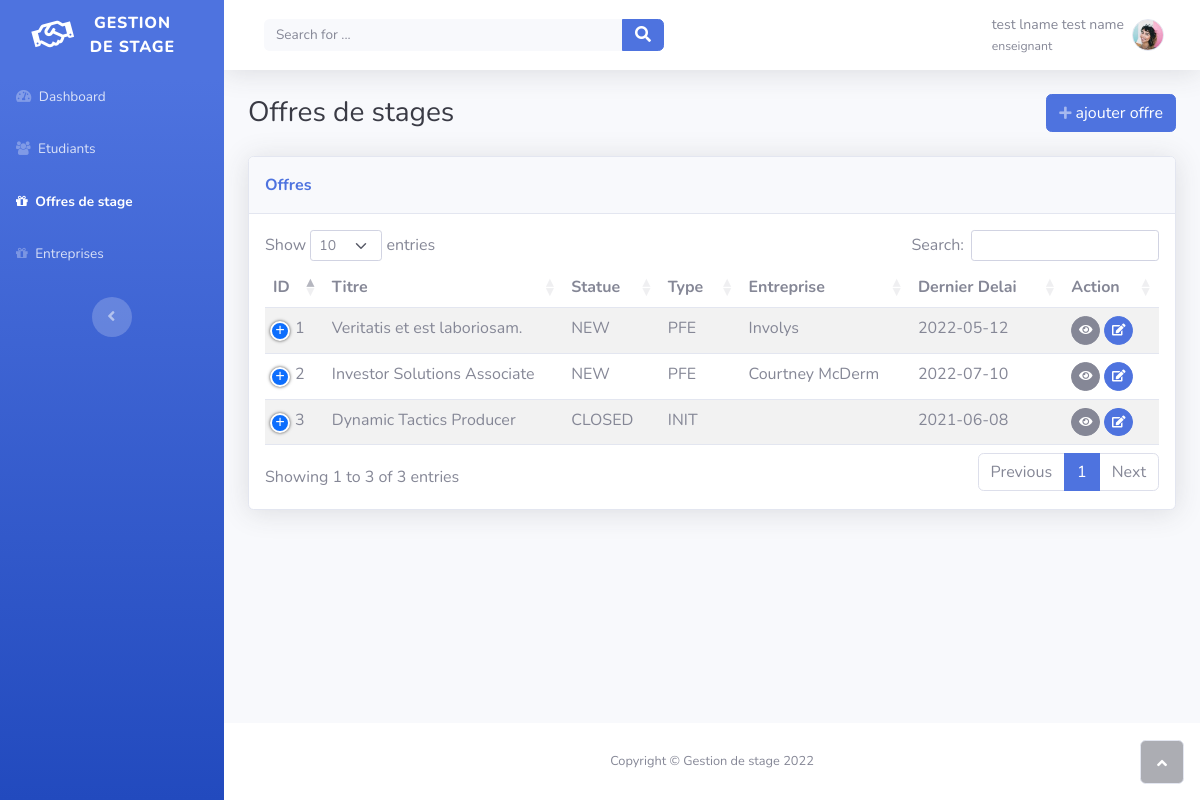
The page /offres (signed in) on the database its author committed.
### tables this page shows
CREATE TABLE `offre` (
  `id` int(11) NOT NULL,
  `created_date` datetime(6) NOT NULL DEFAULT current_timestamp(6),
  `delai_offre` date NOT NULL,
  `description` varchar(255) NOT NULL,
  `duree_stage` int(11) NOT NULL,
  `end_stage` date NOT NULL,
  `nbr_stagiaire` tinyint(5) UNSIGNED NOT NULL,
  `start_stage` date NOT NULL,
  `statue` enum('NEW','CLOSED','CANCELED','FULL') NOT NULL,
  `title` varchar(150) NOT NULL,
  `type_stage` enum('PFE','PFA','INIT','SUMMER') NOT NULL,
  `updated_date` datetime(6) DEFAULT NULL,
  `entreprise_id` int(11) NOT NULL,
  `formation_id` int(11) NOT NULL
);

CREATE TABLE `entreprise` (
  `id` int(11) NOT NULL,
  `domaine` varchar(50) NOT NULL,
  `email` varchar(80) NOT NULL,
  `logo` varchar(255) DEFAULT NULL,
  `short_name` varchar(15) DEFAULT NULL,
  `name` varchar(100) NOT NULL,
  `phone` varchar(15) DEFAULT NULL,
  `web_site` varchar(250) DEFAULT NULL,
  `description` varchar(512) DEFAULT NULL
);

### views/resp/offre.resp.php (the view, shortened to what this page needs)
<?php
$pdo = getDBConnection();
$curr_user = $_SESSION['user'];
?>
<!DOCTYPE html>
<html lang="fr">
<head>
    <link rel="stylesheet" href="/assets/bootstrap/css/bootstrap.min.css">
    <link rel="stylesheet" href="/assets/datatable/css/dataTables.bootstrap5.min.css">
    <link rel="stylesheet" href="/assets/datatable/css/responsive.bootstrap5.min.css">
    <link rel="stylesheet" href="/assets/fonts/fontawesome-all.min.css">
    <link rel="stylesheet" href="/assets/fonts/font-awesome.min.css">
    <link rel="stylesheet" href="/assets/fonts/fontawesome5-overrides.min.css">
</head>
<body id="page-top">
<div id="wrapper">
    <?php
    require_once 'parts/sidebar.php'
    ?>
    <div class="d-flex flex-column" id="content-wrapper" style="font-size: calc(0.5em + 1vmin);">
        <div id="content">
            <div class="container-fluid">
                <div class="d-flex d-sm-flex justify-content-between align-items-center mb-4">
                    <h3 class="text-dark mb-0">Offres de stages<br></h3>
                    <button class="btn btn-primary d-none d-sm-block d-md-block" type="button" data-bs-target="#modal-1"
                            data-bs-toggle="modal"><i class="fas fa-plus fa-sm text-white-50"></i>&nbsp;ajouter offre
                    </button>
                </div>
                <div class="card shadow">
                    <div class="card-header py-3">
                        <p class="text-primary m-0 fw-bold">Offres</p>
                    </div>
                    <div class="card-body">
                        <table id="myTable" class="table table-striped nowrap"
                               style="width:100%; font-size: calc(0.5em + 1vmin); ">
                            <thead>
                            <th>ID</th>
                            <th>Titre</th>
                            <th>Statue</th>
                            <th>Type</th>
                            <th>Entreprise</th>
                            <th>Dernier Delai</th>
                            <th class="all">Action</th>
                            </thead>
                            <?php
                            try {
                                $query = "SELECT o.id, o.created_date, o.delai_offre, o.description,
                                            o.duree_stage, o.end_stage, o.nbr_stagiaire, o.start_stage,
                                            o.statue, o.title, o.updated_date, o.formation_id,
                                            o.type_stage, e.short_name, e.name
                                            FROM offre o, entreprise e WHERE o.formation_id = :formation_id
                                            AND o.entreprise_id = e.id";
                                $stmt = $pdo->prepare($query);
                                $stmt->bindParam(':formation_id', $curr_user['formation_id']);
                                $stmt->execute();
                                $rows = $stmt->fetchAll(PDO::FETCH_ASSOC);
                                if (!empty($rows)) {
                                    foreach ($rows as $key => $value) {
                                        ?>
                                        <tr>
                                            <td><?php echo $value['id']; ?></td>
                                            <td><?php echo $value['title']; ?></td>
                                            <td><?php echo $value['statue']; ?></td>
                                            <td><?php echo $value['type_stage']; ?></td>
                                            <td data-bs-toggle="tooltip" title="<?php echo $value['name']; ?>">
                                                <?php echo $value['short_name']; ?>
                                            </td>
                                            <td><?php echo $value['delai_offre']; ?></td>
                                            <td>
                                                <a class="btn btn-secondary bg-secondary btn-circle btn-sm"
                                                   href="/offres/view?id=<?php echo $value['id']; ?>">
                                                    <i class="fas fa-eye"></i>
                                                </a>
                                                <a class="btn btn-primary bg-primary btn-circle btn-sm"
                                                   href="/offres/update?id=<?php echo $value['id']; ?>">
                                                    <i class="fas fa-edit"></i>
                                                </a>
                                            </td>
                                        </tr>
                                        <?php
                                    }
                                } else
                                    echo "Nothing found";
                            } catch (Exception $e) {
                                echo 'Erreur : ' . $e->getMessage();
                            }
                            ?>
                        </table>
                    </div>
                </div>
            </div>
        </div>
        <footer class="bg-white sticky-footer">
            <div class="container my-auto">
                <div class="text-center my-auto copyright"><span>Copyright © Gestion de stage 2022</span></div>
            </div>
        </footer>
    </div>
    <a class="border rounded d-inline scroll-to-top" href="#page-top"><i class="fas fa-angle-up"></i></a>
</div>
</body>
</html>

### rows shown on the page
offre: id "1", title "Veritatis et est laboriosam.", statue "NEW", type_stage "PFE", entreprise.short_name "Involys", delai_offre "2022-05-12"
offre: id "2", title "Investor Solutions Associate", statue "NEW", type_stage "PFE", entreprise.short_name "Courtney McDerm", delai_offre "2022-07-10"
offre: id "3", title "Dynamic Tactics Producer", statue "CLOSED", type_stage "INIT", delai_offre "2021-06-08"
